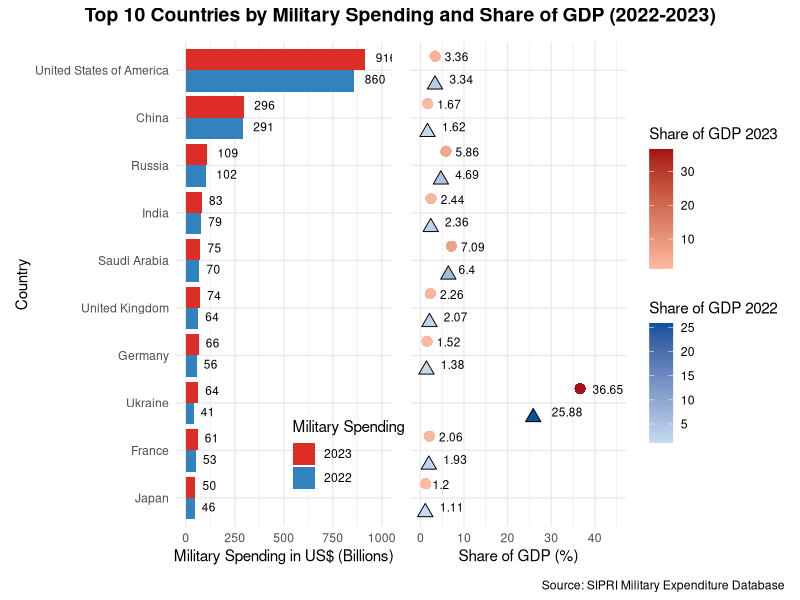

The R source for this figure:
## -----------------------------------------------------------------------------
#| label: load-libraries
#| message: false

library(readxl)
library(dplyr)
library(ggplot2)
library(tidyverse)
library(patchwork)


## -----------------------------------------------------------------------------
#| label: load-dataset
#| message: false

# Loading of current military spending sheet based on current usd exchange rate
current_us <- read_excel(
  "SIPRI-Milex-data-2018-2023.xlsx", sheet = "Current US$", skip = 5
)

# Loading of percentage of spending based on GDP
share_gdp <- read_excel(
  "SIPRI-Milex-data-2018-2023.xlsx", sheet = "Share of GDP", skip = 5
)


## -----------------------------------------------------------------------------
current_us
share_gdp


## -----------------------------------------------------------------------------
#| label: data-cleaning

# Drop rows that the first column is NA
current_us <- current_us |>
  filter(!is.na(`Country`))

# Drop Notes Column
current_us <- current_us |>
  select(-Notes)

# Change column names from '2018.0' to '2018'
current_us <- current_us |>
  rename_with(~sub("\\.0$", "", .))

# Drop rows that the second column is NA
current_us <- current_us |>
  filter(!is.na(`2018`))

# Mutate '...' values to empty
current_us <- current_us |>
  mutate(across(everything(), ~replace(., . == "...", NA)))

# Convert all columns to numeric
current_us <- current_us |>
  mutate(across(-Country, as.numeric))

# Retain Top 10 Countries in 2023
current_us <- current_us |>
  slice_max(`2023`, n = 10)

current_us


## -----------------------------------------------------------------------------
#| label: data-transformation

# Convert Military Spending from Millions to Billions
current_us <- current_us |>
  mutate(across(-Country, ~. / 1000))

# Convert Data to Integer
current_us <- current_us |>
  mutate(across(-Country, as.integer))

current_us


## -----------------------------------------------------------------------------
#| label: share-of-GDP

# Drop rows that the first column is NA
share_gdp <- share_gdp |>
  filter(!is.na(`Country`))

# Drop Notes Column
share_gdp <- share_gdp |>
  select(-Notes)

# Change column names from '2018.0' to '2018'
share_gdp <- share_gdp |>
  rename_with(~sub("\\.0$", "", .))

# Drop rows that the second column is NA
share_gdp <- share_gdp |>
  filter(!is.na(`2018`))

# Mutate '...' values to empty
share_gdp <- share_gdp |>
  mutate(across(everything(), ~replace(., . == "...", NA)))

# Convert all columns to numeric
share_gdp <- share_gdp |>
  mutate(across(-Country, as.numeric))

# Retain 10 Countries from current_us
share_gdp <- share_gdp |>
  filter(Country %in% current_us$Country)

# Convert to percentage
share_gdp <- share_gdp |>
  mutate(across(-Country, ~. * 100))

# Change to 2 decimal point
share_gdp <- share_gdp |>
  mutate(across(-Country, ~round(., 2)))

share_gdp


## -----------------------------------------------------------------------------
#| label: after-consultation
#| fig.width: 10
#| fig.height: 5

# Restructure Data for Bar Chart
top10_long <- current_us |>
  select(Country, `2022`, `2023`) |>
  pivot_longer(cols = `2022`:`2023`, names_to = "Year", values_to = "Spending")

# Share of GDP Bar Chart
share_gdp_long <- share_gdp |>
  select(Country, `2022`, `2023`) |>
  pivot_longer(cols = `2022`:`2023`, names_to = "Year", values_to = "Share")

# Merge Data
merged_data <- top10_long |>
  left_join(share_gdp_long, by = c("Country", "Year"))

scale_factor <- max(merged_data$Spending) /
  max(merged_data$Share)

merged_data <- merged_data |>
  mutate(
    Country = factor(
      Country, levels = c(
        "Japan",
        "France",
        "Ukraine",
        "Germany",
        "United Kingdom",
        "Saudi Arabia",
        "India",
        "Russia",
        "China",
        "United States of America"
      )
    )
  )

# Bar plot
bar_plot <- ggplot(merged_data, aes(x = Country, y = Spending, fill = Year)) +
  geom_bar(stat = "identity", position = "dodge") +
  geom_text(aes(label = round(Spending, 1)),
            position = position_dodge(width = 0.9),
            vjust = 0.3, hjust = -0.5,
            size = 3) +
  # Manually specify colors
  scale_fill_manual(values = c("2022" = "#3182bd", "2023" = "#de2d26")) +
  guides(
    # Reverse legend order
    fill = guide_legend(reverse = TRUE, title = "Military Spending")
  ) +
  labs(
    x = "Country",
    y = "Military Spending in US$ (Billions)"
  ) +
  ylim(0, 1000) +  # Extend x-axis limits from 0 to 40
  coord_flip() +
  theme_minimal() +
  theme(legend.position = c(.8, .15))


# Separate the data for each year
data_2022 <- merged_data |>
  filter(Year == "2022")

data_2023 <- merged_data |>
  filter(Year == "2023") |>
  arrange(desc(Spending))

# Point plot
point_plot <- ggplot() +
  geom_point(
    data = data_2023,
    aes(x = reorder(Country, Spending),
        y = Share, color = Share),
    shape = 16,
    position = position_nudge(x = 0.3), size = 3.5
  ) +
  scale_color_gradientn(colors = c("#fcbba1", "#a50f15")) +
  geom_point(
    data = data_2022,
    aes(x = Country,
        y = Share,
        fill = Share),
    shape = 24,
    position = position_nudge(x = -0.3), size = 3.5
  ) +
  scale_fill_gradientn(colors = c("#c6dbef", "#08519c")) +
  geom_text(
    data = data_2023,
    aes(x = Country,
        y = Share,
        label = round(Share, 2)),
    position = position_dodge(width = 0.5),
    vjust = -1,
    hjust = -0.4,
    size = 3
  ) +
  geom_text(
    data = data_2022,
    aes(x = Country,
        y = Share,
        label = round(Share, 2)),
    position = position_dodge(width = 0.5),
    vjust = 1.5,
    hjust = -0.6,
    size = 3
  ) +
  coord_flip() +
  guides(
    fill = guide_colorbar(title = "Share of GDP 2022", order = 2),
    color = guide_colorbar(title = "Share of GDP 2023", order = 1)
  ) +
  labs(
    y = "Share of GDP (%)"
  ) +
  ylim(0, 45) +  # Extend x-axis limits from 0 to 40
  theme_minimal() +
  theme(
    axis.text.y = element_blank(),  # Remove y-axis text
    axis.ticks.y = element_blank(), # Remove y-axis ticks
    axis.title.y = element_blank()  # Remove y-axis title
  )

# Combine plots with a shared legend at the bottom
combined_plot <-
  (bar_plot + point_plot) +
  plot_annotation(
    title =
    "Top 10 Countries by Military Spending and Share of GDP (2022-2023)",
    caption = "Source: SIPRI Military Expenditure Database",
    theme = theme(
      # Center the title
      plot.title = element_text(hjust = 0.5, face = "bold", size = 14),
    )
  )

# Display the combined plot
combined_plot

